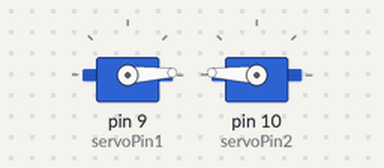
Recording of a sketch running on a simulated Arduino Uno, built with avr-gcc and run on an emulated ATmega328P. Shown: 2 × servo.

Above: at 0.05 s.
At 0.45 s:
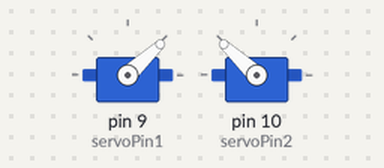
At 0.9 s:
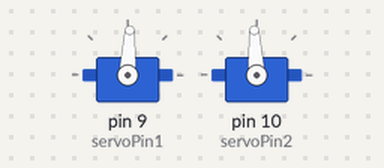
At 1.8 s:
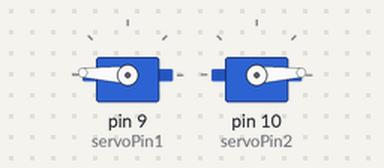
Timing chart, 0 to 4.2 s (numbered marks = the images above):
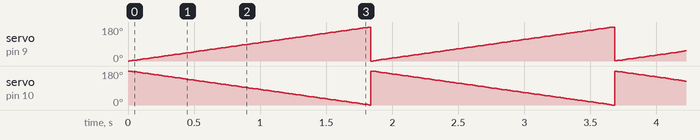

The sketch:

servos_sim_rotote_anti.ino
```cpp
#include <Servo.h>

Servo servo1;
Servo servo2;

int servoPin1 = 9; // Connect servo1 signal wire to pin 9
int servoPin2 = 10; // Connect servo2 signal wire to pin 10

void setup() {
  servo1.attach(servoPin1);
  servo2.attach(servoPin2);
}

void loop() {
  // Rotate both servo motors simultaneously
  for (int angle = 0; angle <= 180; angle++) {
    servo1.write(angle); // Rotate servo1 clockwise
    servo2.write(180 - angle); // Rotate servo2 counterclockwise
    delay(10); // Adjust the delay for the desired speed
  }
}
```

Measured:
- by itself, servo on pin 9 (servoPin1): ramps from 0° to 180° and jumps back, once every 1.8 s
- by itself, servo on pin 10 (servoPin2): ramps from 180° to 0° and jumps back, once every 1.8 s
